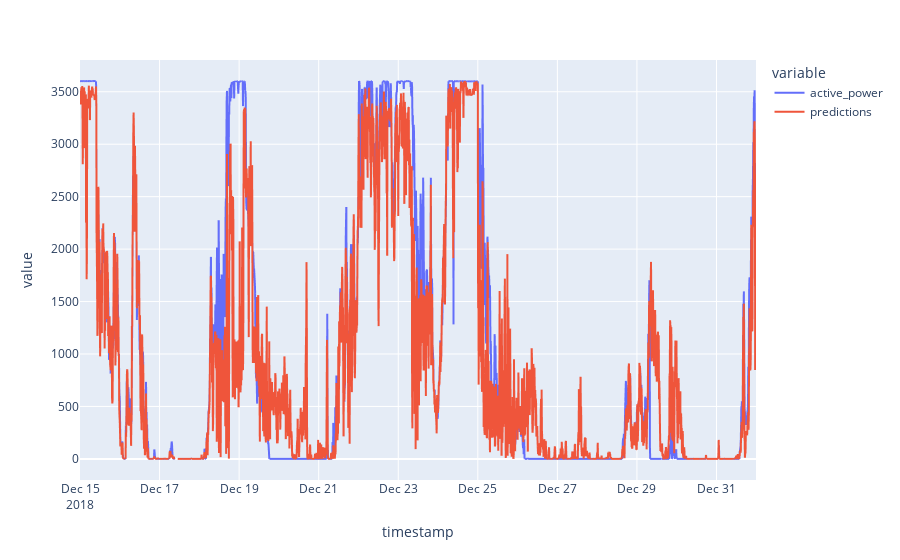

Notebook source saved alongside this figure:
### Code cell
# Plot
plot_start = pd.Timestamp("2018-12-15")
fig = px.line(
    data[plot_start:],
    y=["active_power", "predictions"]
)
fig

### Figure 1 — Plotly figure (JSON) as saved in the notebook; plotly's stock layout.template omitted (floating-point values rounded to 4 significant figures; data arrays with more than 128 entries replaced by an {"elided": "..."} marker saying what was removed)
{"data": [{"hovertemplate": "variable=active_power<br>timestamp=%{x}<br>value=%{y}<extra></extra>", "legendgroup": "active_power", "line": {"color": "#636efa", "dash": "solid"}, "marker": {"symbol": "circle"}, "mode": "lines", "name": "active_power", "showlegend": true, "type": "scattergl", "x": {"elided": "2448 str values"}, "xaxis": "x", "y": {"elided": "2448 float values"}, "yaxis": "y"}, {"hovertemplate": "variable=predictions<br>timestamp=%{x}<br>value=%{y}<extra></extra>", "legendgroup": "predictions", "line": {"color": "#EF553B", "dash": "solid"}, "marker": {"symbol": "circle"}, "mode": "lines", "name": "predictions", "showlegend": true, "type": "scattergl", "x": {"elided": "2448 str values"}, "xaxis": "x", "y": {"elided": "2448 float values"}, "yaxis": "y"}], "layout": {"legend": {"title": {"text": "variable"}, "tracegroupgap": 0}, "margin": {"t": 60}, "xaxis": {"anchor": "y", "domain": [0, 1], "title": {"text": "timestamp"}}, "yaxis": {"anchor": "x", "domain": [0, 1], "title": {"text": "value"}}}}
